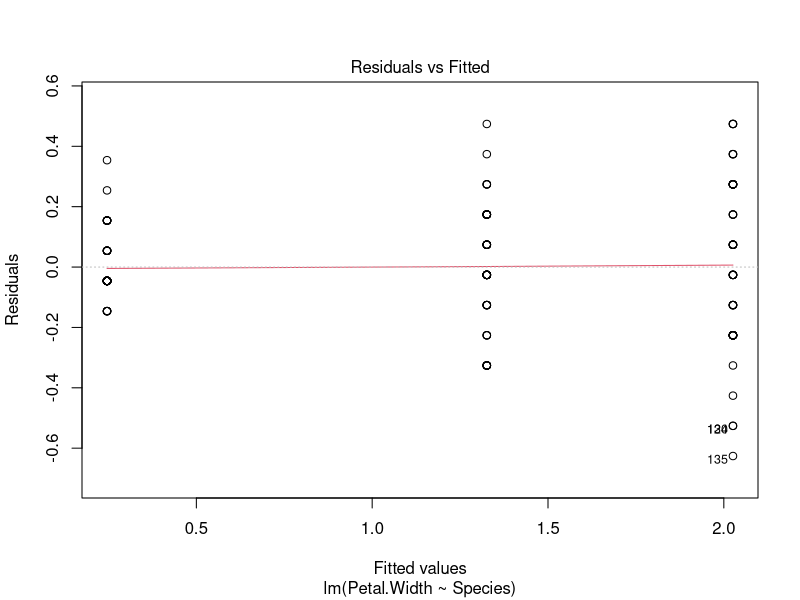
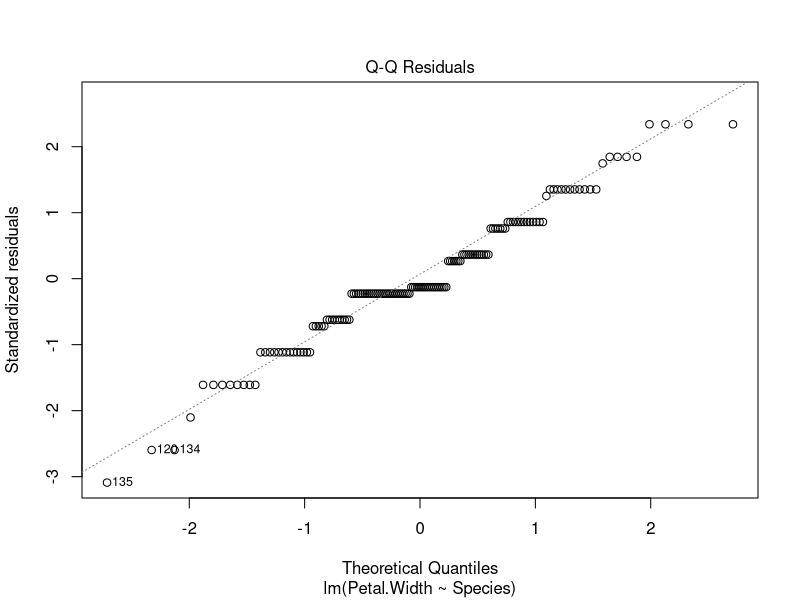
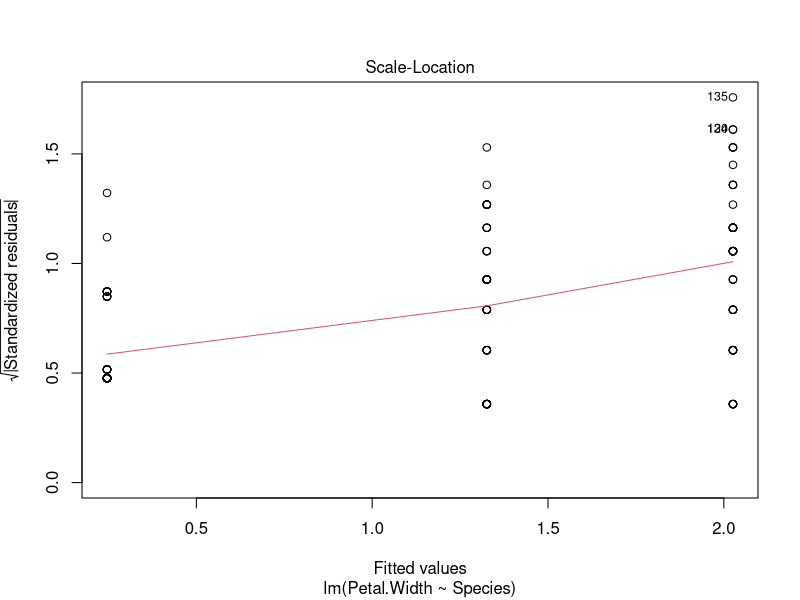
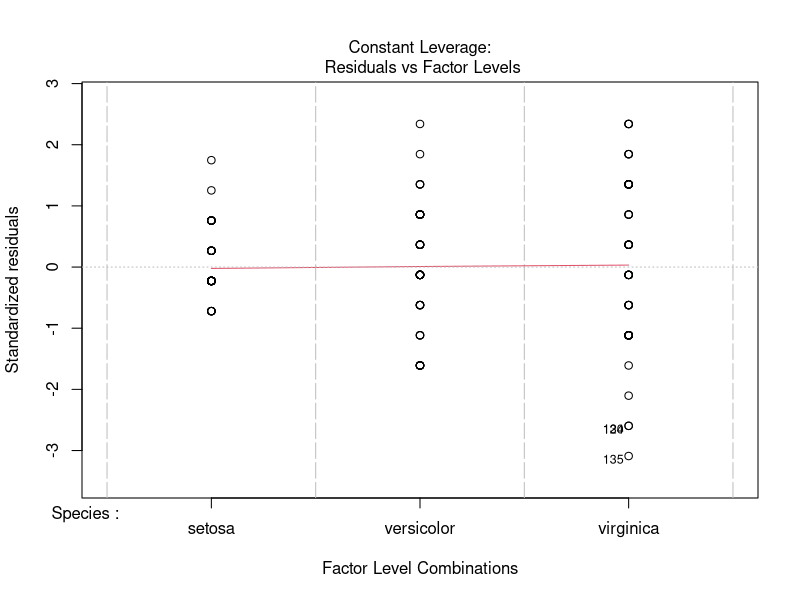

These figures' R source, in order:
## ---- chunk 1
a<-lm(Petal.Width ~ Species, data=iris)
a$coefficients
## ---- chunk 2
summary(lm(Petal.Length ~ Species, data=iris))
## ---- chunk 3
fitted(a)
## ---- chunk 4
residuals(a)
## ---- chunk 5
plot(a)
